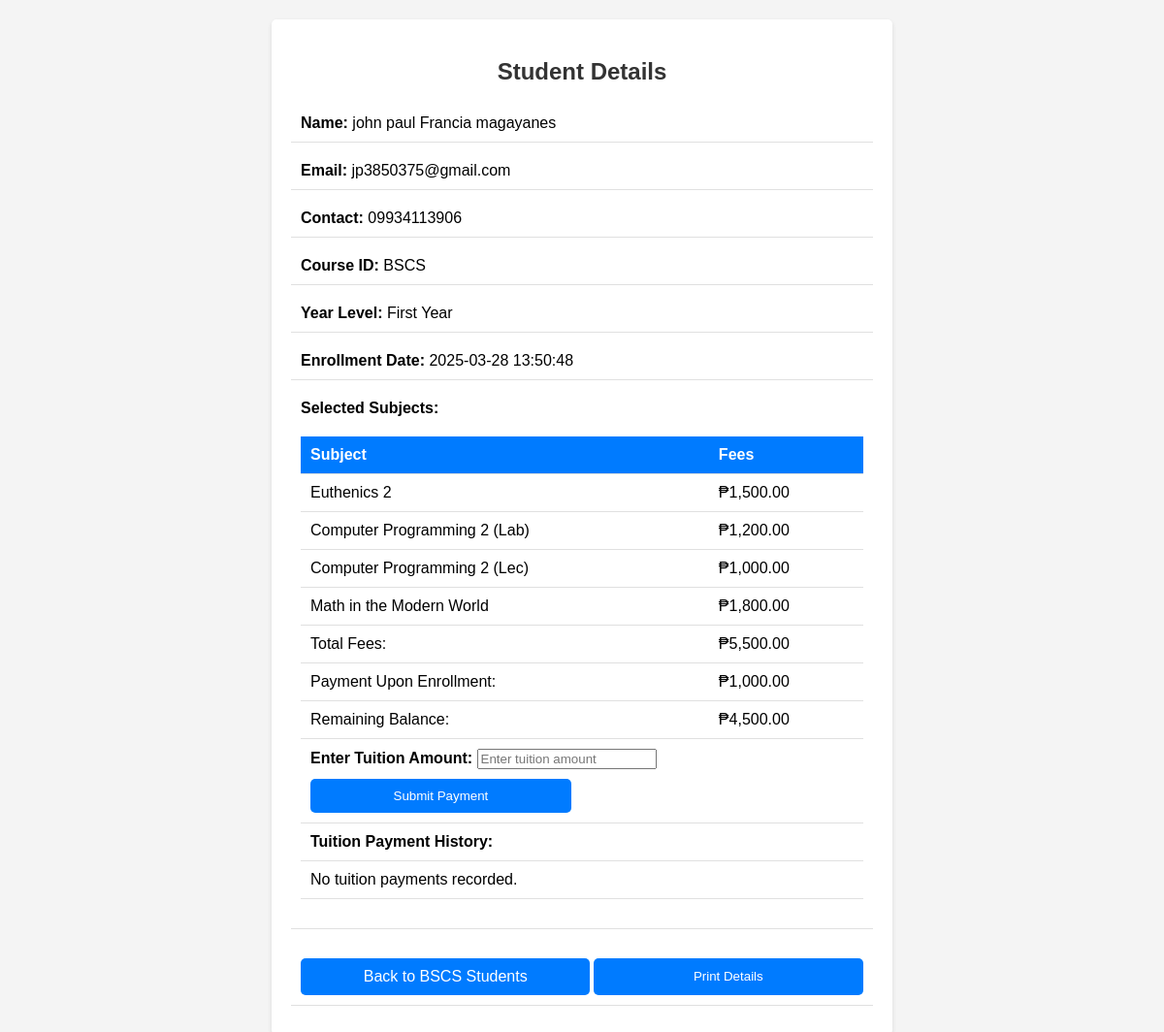
The page /student_details.php?id=91 on the database its author committed.
### tables this page shows
CREATE TABLE `students` (
  `id` int(11) NOT NULL,
  `first_name` varchar(100) NOT NULL,
  `middle_name` varchar(100) NOT NULL,
  `last_name` varchar(100) NOT NULL,
  `email` varchar(100) NOT NULL,
  `contact` varchar(15) NOT NULL,
  `course_id` varchar(100) NOT NULL,
  `year_level` varchar(50) NOT NULL,
  `selected_subjects` text NOT NULL,
  `upon_enrollment` decimal(10,2) NOT NULL,
  `created_at` timestamp NOT NULL DEFAULT current_timestamp()
);

### student_details.php (the view, shortened to what this page needs)
<?php
global $conn;
$student_id = intval($_GET['id']);
$stmt = $conn->prepare("SELECT * FROM students WHERE id = ?");
$stmt->bind_param("i", $student_id);
$stmt->execute();
$result = $stmt->get_result();
$student = $result->fetch_assoc();
$course_id = $student['course_id'];
$subjectFees = [
    'Euthenics 2' => 1500,
    'Computer Programming 2 (Lab)' => 1200,
    'Computer Programming 2 (Lec)' => 1000,
    'Math in the Modern World' => 1800,
    'National Service Training Program 2' => 800,
    'PATHFIT 2' => 3000,
    'Ethics' => 4000,
    'Discrete Structure 1' => 3000,
    'Data Communication and Networking 2' => 3000,
];
function calculateTotalFees($selectedSubjects, $subjectFees) {
    $total = 0;
    foreach ($selectedSubjects as $subject) {
        $subject = trim($subject);
        if (isset($subjectFees[$subject])) {
            $total += $subjectFees[$subject];
        }
    }
    return $total;
}
$tuition_payments = [];
$selected_subjects = $student['selected_subjects'];
$payment_upon_enrollment = $student['upon_enrollment'];
$totalFees = calculateTotalFees(explode(',', $selected_subjects), $subjectFees);
$totalPayments = array_sum($tuition_payments) + $payment_upon_enrollment;
$remainingBalance = $totalFees - $totalPayments;
?>
<!DOCTYPE html>
<html lang="en">
<head>
</head>
<body>
<div class="container">
    <h2>Student Details</h2>
    <div class="detail">
        <label>Name:</label> <?= htmlspecialchars($student['first_name']) ?> <?= htmlspecialchars($student['middle_name']) ?> <?= htmlspecialchars($student['last_name']) ?>
    </div>
    <div class="detail">
        <label>Email:</label> <?= htmlspecialchars($student['email']) ?>
    </div>
    <div class="detail">
        <label>Contact:</label> <?= htmlspecialchars($student['contact']) ?>
    </div>
    <div class="detail">
        <label>Course ID:</label> <?= htmlspecialchars($student['course_id']) ?>
    </div>
    <div class="detail">
        <label>Year Level:</label> <?= htmlspecialchars($student['year_level']) ?>
    </div>
    <div class="detail">
        <label>Enrollment Date:</label> <?= htmlspecialchars($student['created_at']) ?>
    </div>
    <div class="detail">
        <label>Selected Subjects:</label>
        <table>
            <thead>
            <tr>
                <th>Subject</th>
                <th>Fees</th>
            </tr>
            </thead>
            <tbody>
            <?php
            if (!empty($selected_subjects)) {
                $subjects = explode(',', $selected_subjects);
                foreach ($subjects as $subject) {
                    $subject = trim($subject);
                    if (!empty($subject)) {
                        $fee = isset($subjectFees[$subject]) ? '₱' . number_format($subjectFees[$subject], 2) : 'N/A';
                        echo '<tr><td>' . htmlspecialchars($subject) . '</td><td>' . $fee . '</td></tr>';
                    }
                }
                echo '<tr><td>Total Fees:</td><td>₱' . number_format($totalFees, 2) . '</td></tr>';
                echo '<tr><td>Payment Upon Enrollment:</td><td>₱' . number_format($payment_upon_enrollment, 2) . '</td></tr>';
                echo '<tr><td>Remaining Balance:</td><td>₱' . number_format($remainingBalance, 2) . '</td></tr>';
                echo '<tr><td colspan="2">
                        <form method="POST" action="">
                            <label for="tuition">Enter Tuition Amount:</label>
                            <input type="number" id="tuition" name="tuition" placeholder="Enter tuition amount" min="0" step="0.01" required>
                            <button type="submit" class="button">Submit Payment</button>
                        </form>
                    </td></tr>';
                echo '<tr><td colspan="2"><strong>Tuition Payment History:</strong></td></tr>';
                echo '<tr><td colspan="2">';
                if (!empty($tuition_payments)) {
                    echo '<ul>';
                    foreach ($tuition_payments as $payment) {
                        echo '<li>₱' . number_format($payment, 2) . '</li>';
                    }
                    echo '</ul>';
                } else {
                    echo 'No tuition payments recorded.';
                }
                echo '</td></tr>';
            } else {
                echo '<tr><td colspan="2">No subjects found.</td></tr>';
            }
            ?>
            </tbody>
        </table>
    </div>
    <div class="detail button-container">
        <a href="<?= htmlspecialchars(strtolower($course_id)) ?>.php?course_id=<?= htmlspecialchars($course_id) ?>" class="button">Back to <?= htmlspecialchars($course_id) ?> Students</a>
        <button class="button print-button" onclick="printPage()">Print Details</button>
    </div>
</div>
</body>
</html>

### student_details.php (style rules this page uses)
body { font-family: Arial, sans-serif; background-color: #f4f4f4; margin: 0; padding: 20px; }
.container { background: white; padding: 20px; border-radius: 5px; box-shadow: 0 2px 5px rgba(0, 0, 0, 0.1); max-width: 600px; margin: auto; }
h2 { text-align: center; color: #333; }
.detail { margin: 10px 0; padding: 10px; border-bottom: 1px solid #e0e0e0; }
label { font-weight: bold; }
table { width: 100%; border-collapse: collapse; margin: 20px 0; }
th, td { padding: 10px; text-align: left; border-bottom: 1px solid #e0e0e0; }
th { background-color: #007bff; color: white; }
.button { background-color: #007bff; color: white; border: none; border-radius: 5px; padding: 10px; cursor: pointer; width: 48%; margin-top: 10px; text-align: center; text-decoration: none; display: inline-block; }
.print-button { background-color: #007bff; }
.button-container { display: flex; justify-content: space-between; }

### rows shown on the page
students: first_name "john paul", middle_name "Francia", last_name "magayanes", email "jp3850375@gmail.com", contact "09934113906", course "BSCS", year_level "First Year", created_at "2025-03-28 13:50:48", selected_subjects "Euthenics 2", selected_subjects "₱1,500.00", selected_subjects "Computer Programming 2 (Lab)", selected_subjects "₱1,200.00", selected_subjects "Computer Programming 2 (Lec)", selected_subjects "₱1,000.00", selected_subjects "Math in the Modern World", selected_subjects "₱1,800.00", selected_subjects "5,500.00", upon_enrollment "1,000.00", remainingBalance "4,500.00"
